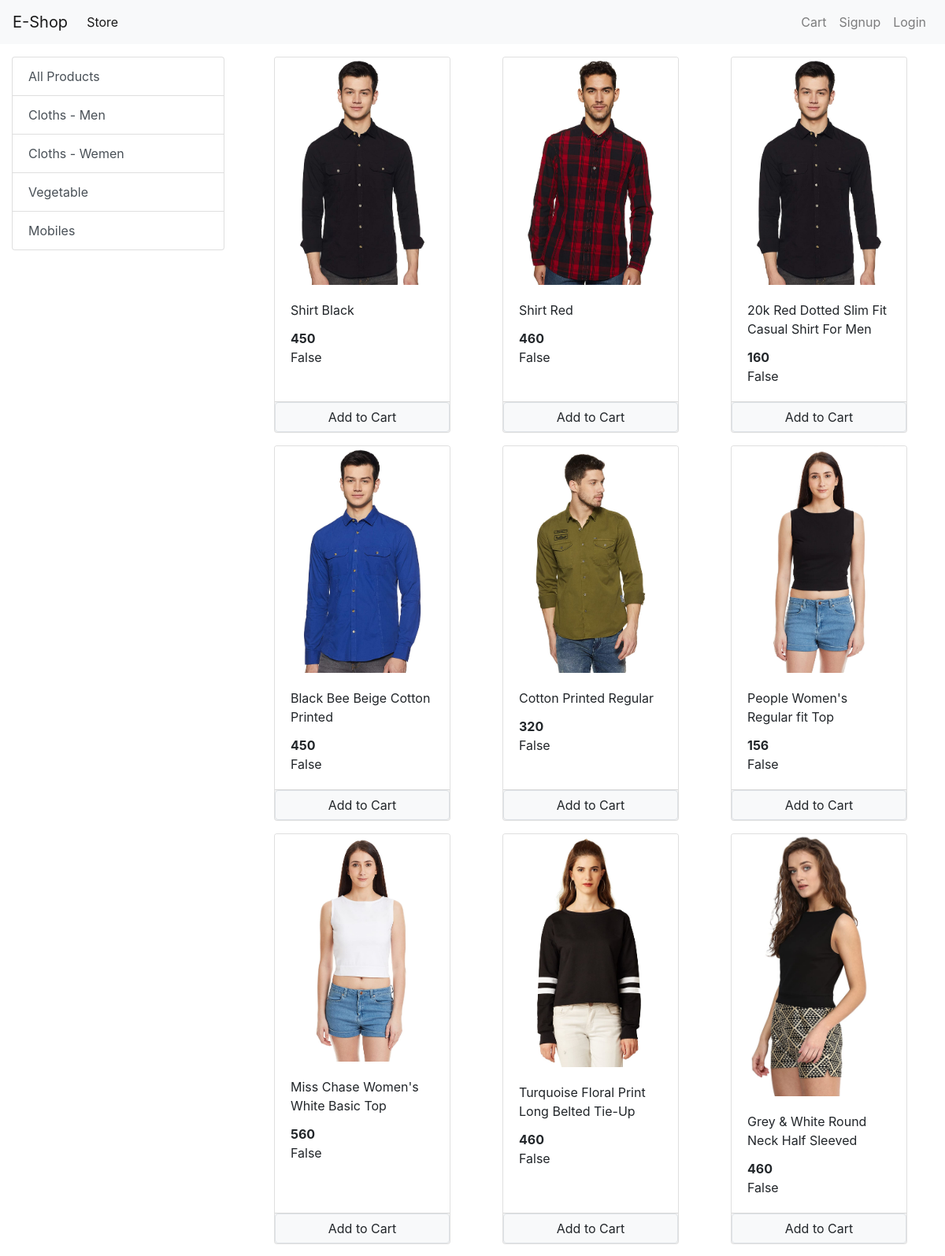
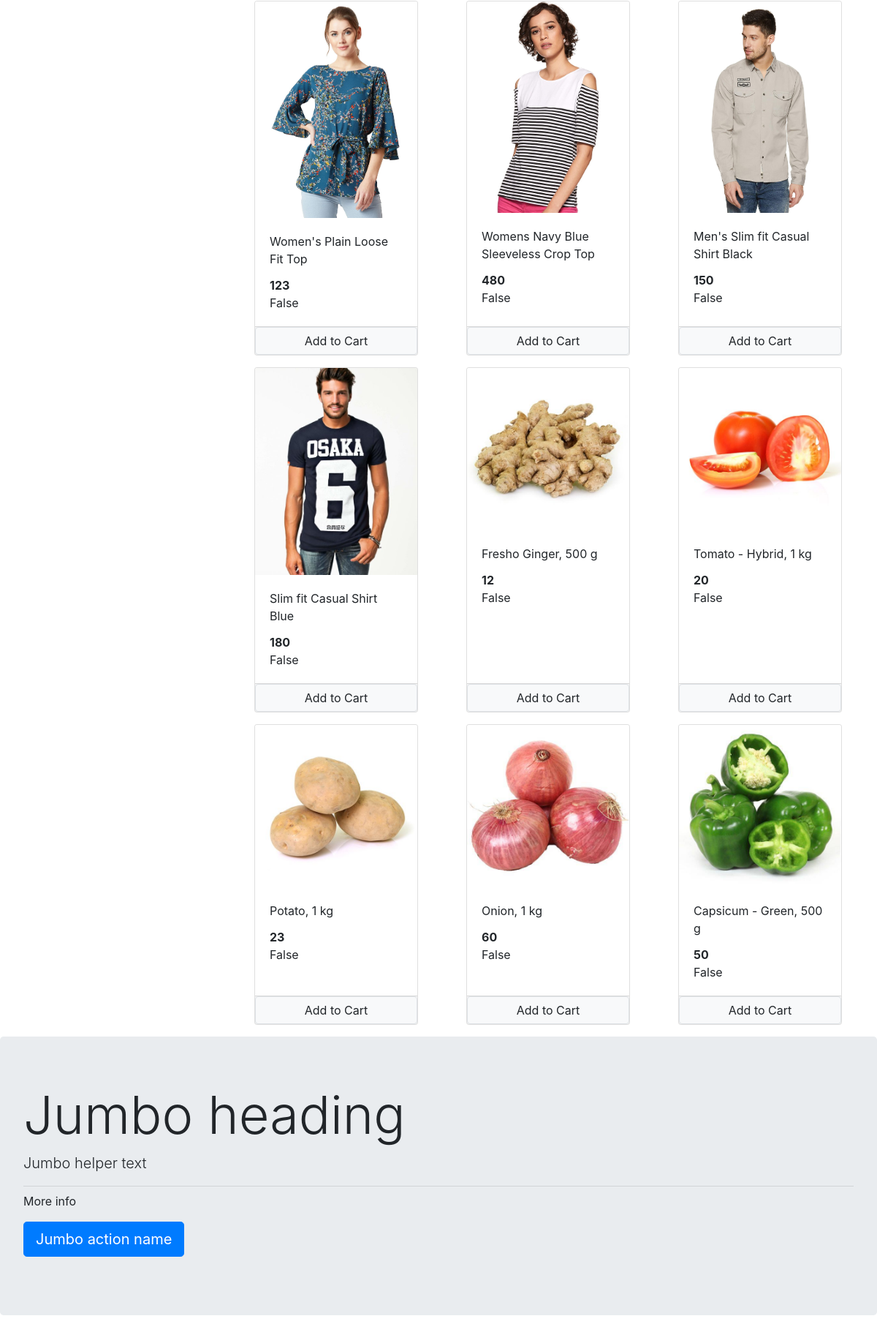
The page / on the database its author committed (2 pictures, top to bottom).
### store/models/category.py (models this page shows, shortened)
class Category(models.Model):
    name = models.CharField(max_length=20)
    @staticmethod
    def get_all_categories():
        return Category.objects.all()

### store/models/product.py (models this page shows, shortened)
class Product(models.Model):
    name = models.CharField(max_length=50)
    price = models.IntegerField(default=0)
    category = models.ForeignKey(Category, on_delete=models.CASCADE, default=1)
    description = models.CharField(max_length=200, default='' , null=True , blank=True)
    image = models.ImageField(upload_to='uploads/products/')
    @staticmethod
    def get_all_products():
        return Product.objects.all()

### store/views/home.py (the view, shortened to what this page needs)
# urls.py: path('', home.Index.as_view(), name='homepage'),
class Index(View):
    def get(self, request):
        cart = request.session.get('cart')
        if not cart:
            request.session['cart'] = {}
        products = None
        categories = Category.get_all_categories()
        categoryID = request.GET.get('category')
        if categoryID:
            products = Product.get_all_products_by_categoryid(categoryID)
        else:
            products = Product.get_all_products()
        data = {}
        data['products'] = products
        data['categories'] = categories
        return render(request, 'index.html', data)

### store/templatetags/cart.py (called while the page is built)
@register.filter(name='is_in_cart')
def is_in_cart(product, cart):
    keys = cart.keys()
    for id in keys:
        if int(id) == product.id:
            return True
    return False

### store/templates/index.html (shortened to what this page needs)
{% extends 'base.html' %}
{% block content %}
{% load cart %}
<div class="container-fluid mt-3">
  <div class="row">
    <div class="col-lg-3 mx-auto">
      <div class="list-group">
        <a href="/" class="list-group-item list-group-item-action">All Products</a>
        {% for category in categories %}
        <a href="/?category={{category.id}}" class="list-group-item list-group-item-action">{{category.name}}</a>
        {% endfor %}
      </div>
    </div>
    <div id='products' class="col-lg-9 mx-auto">
      <div class="row mx-auto">
        {% for product in products %}
        <div class="card mx-auto mb-3" id="{{product.id}}" style="width: 14rem;">
          <img class="card-img-top" src="{{product.image.url}}" alt="Card image cap">
          <div class="card-body">
            <p class="card-title">{{product.name}}</p>
            <p class="card-text"><b>{{product.price}}</b></p>
            {{product | is_in_cart:request.session.cart}}
          </div>
          <div class="card-footer p-0 no-gutters">
            {% if product|is_in_cart:request.session.cart %}
            <div class="row no-gutters">
              <form action="" class="col-2" method="post">
                {% csrf_token %}
                <input hidden type="text" name="product" value="{{product.id}}">
                <input hidden type="text" name="remove" value="True">
                <input type="submit" value="-" class="btn btn-block btn-light">
              </form>
              <div class="text center col">{{product|cart_quantity:request.session.cart}} in cart</div>
              <form action="/#{{product.id}}" class="col-2" method="post">
                {% csrf_token %}
                <input hidden type="text" name="product" value="{{product.id}}">
                <input type="submit" value="+" class="btn btn-block btn-light">
              </form>
            </div>
            {% else %}
            <form action="/#{{product.id}}" method="POST" class="btn-block">
              <input type="submit" class="float-right btn btn-light border form-control" value="Add to Cart">
            </form>
            {% endif %}
          </div>
        </div>
        {% endfor %}
      </div>
    </div>
  </div>
</div>
<div class="jumbotron" id="abc">
  <h1 class="display-3">Jumbo heading</h1>
  <p class="lead">Jumbo helper text</p>
  <hr class="my-2">
  <p>More info</p>
  <p class="lead">
    <a class="btn btn-primary btn-lg" href="Jumbo action link" role="button">Jumbo action name</a>
  </p>
</div>
{% endblock %}

### store/templates/base.html (shortened to what this page needs)
<!doctype html>
<html lang="en">
<head>
  <link rel="stylesheet" href="https://maxcdn.bootstrapcdn.com/bootstrap/4.0.0/css/bootstrap.min.css"
>
</head>
<body>
  <nav class="navbar navbar-expand-lg navbar-light bg-light">
    <a class="navbar-brand" href="/">E-Shop</a>
    <div class="collapse navbar-collapse" id="navbarSupportedContent">
      <ul class="navbar-nav mr-auto">
        <li class="nav-item active">
          <a class="nav-link" href="#">Store <span class="sr-only">(current)</span></a>
        </li>
      </ul>
      <ul class=" navbar-nav my-2 my-lg-0">
      {% if request.session.customer %}
      <li class="nav-item ">
          <a class="nav-link" href="/orders">Orders<span class="sr-only">(current)</span></a>
        </li>
        <li class="nav-item ">
          <a class="nav-link" href="/logout">Logout<span class="sr-only">(current)</span></a>
        </li>
        {% else %}
        <li class="nav-item ">
          <a class="nav-link" href="/cart">Cart<span class="sr-only">(current)</span></a>
        </li>
        <li class="nav-item ">
          <a class="nav-link" href="/signup">Signup<span class="sr-only">(current)</span></a>
        </li>
        <li class="nav-item ">
          <a class="nav-link" href="/login">Login<span class="sr-only">(current)</span></a>
        </li>
        {% endif %}
      </ul>
    </div>
  </nav>
    {% block content %}{% endblock %}
</body>
</html>

### rows shown on the page
Category: name "Cloths - Men"
Category: name "Cloths - Wemen"
Category: name "Vegetable"
Category: name "Mobiles"
Product: {{ product.id }} 1 (drawn), image (picture), name "Shirt Black", price "450", session "False"
Product: image (picture), name "Shirt Red", price "460", session "False"
Product: image (picture), name "20k Red Dotted Slim Fit Casual Shirt For Men", price "160", session "False"
Product: image (picture), name "Black Bee Beige Cotton Printed", price "450", session "False"
Product: image (picture), name "Cotton Printed Regular", price "320", session "False"
Product: image (picture), name "People Women's Regular fit Top", price "156", session "False"
Product: image (picture), name "Miss Chase Women's White Basic Top", price "560", session "False"
Product: image (picture), name "Turquoise Floral Print Long Belted Tie-Up", price "460", session "False"
Product: image (picture), name "Grey & White Round Neck Half Sleeved", price "460", session "False"
Product: image (picture), name "Women's Plain Loose Fit Top", price "123", session "False"
Product: image (picture), name "Womens Navy Blue Sleeveless Crop Top", price "480", session "False"
Product: image (picture), name "Men's Slim fit Casual Shirt Black", price "150", session "False"
Product: image (picture), name "Slim fit Casual Shirt Blue", price "180", session "False"
Product: {{ product.id }} 14 (drawn), image (picture), name "Fresho Ginger, 500 g", price "12", session "False"
Product: image (picture), name "Tomato - Hybrid, 1 kg", price "20", session "False"
Product: image (picture), name "Potato, 1 kg", price "23", session "False"
Product: image (picture), name "Onion, 1 kg", price "60", session "False"
Product: image (picture), name "Capsicum - Green, 500 g", price "50", session "False"
